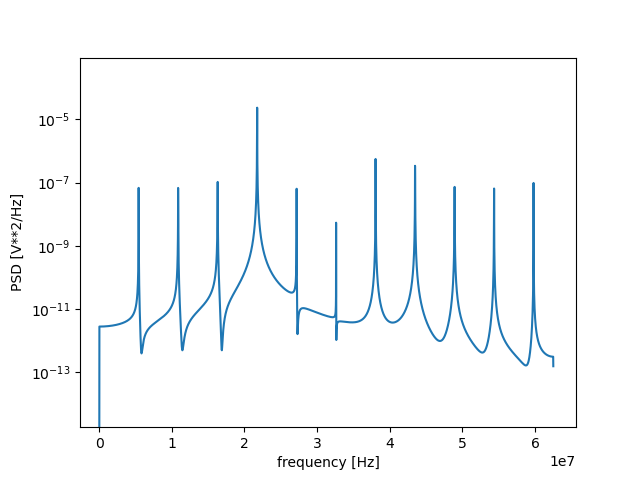

Source code (Python):
from csv import DictReader
from math import sin

import matplotlib.pyplot as plt
import scipy.signal


def main():
    with open('ph_acc.csv') as csvfile:
        reader = DictReader(csvfile)
        times = []
        phases = []
        sines = []
        for row in reader:
            time_str = row["Time [ns]"]
            time = float(time_str) * 1e-9
            times.append(time)
            phase = float(row["phase_acc"])
            phases.append(phase)
            sines.append(sin(phase))
        
        # plt.plot(times, sines)
        (f, S) = scipy.signal.periodogram(sines, 1 / (times[1] - times[0]), scaling='density')
        plt.semilogy(f, S)
        plt.xlabel('frequency [Hz]')
        plt.ylabel('PSD [V**2/Hz]')
        plt.show()


if __name__ == "__main__":
    main()
